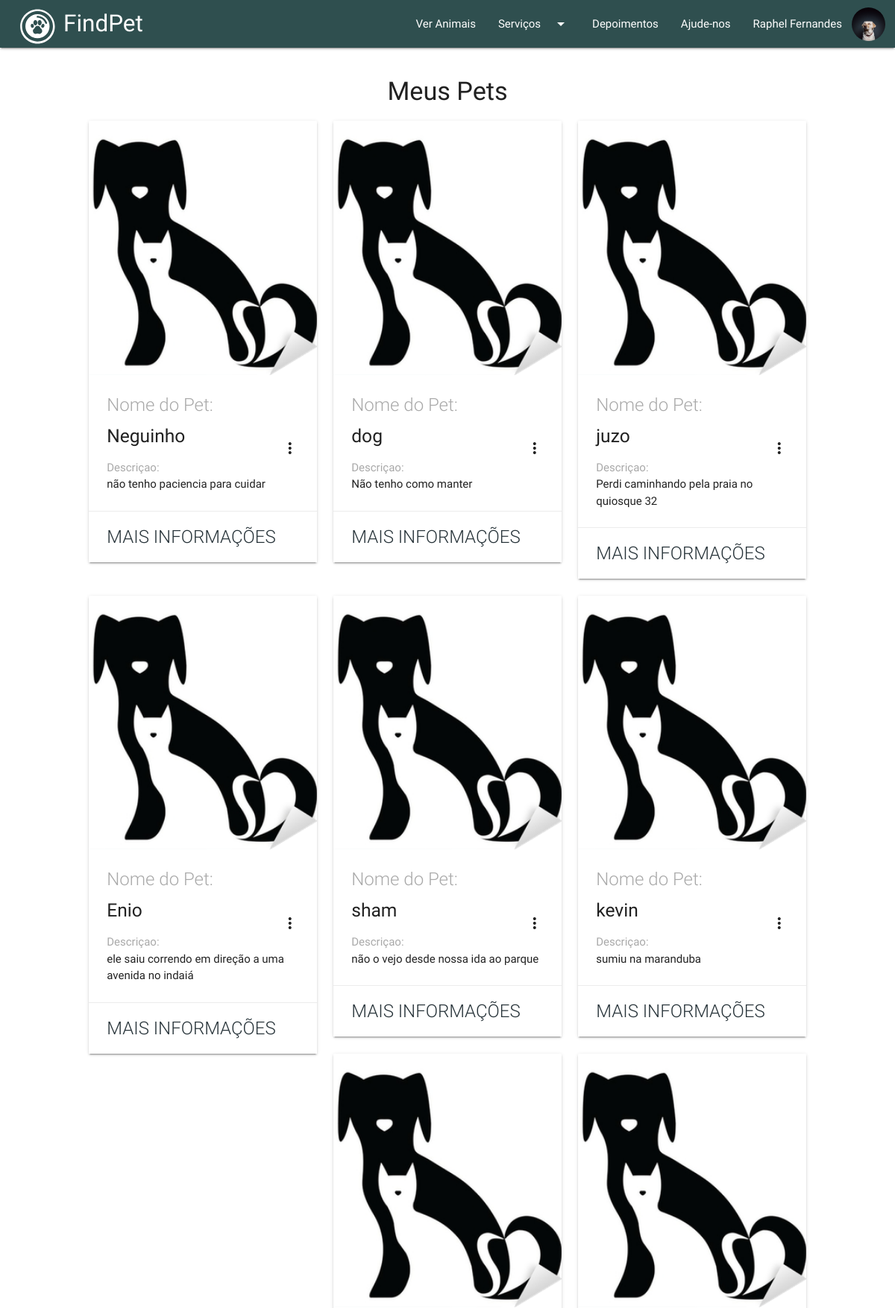
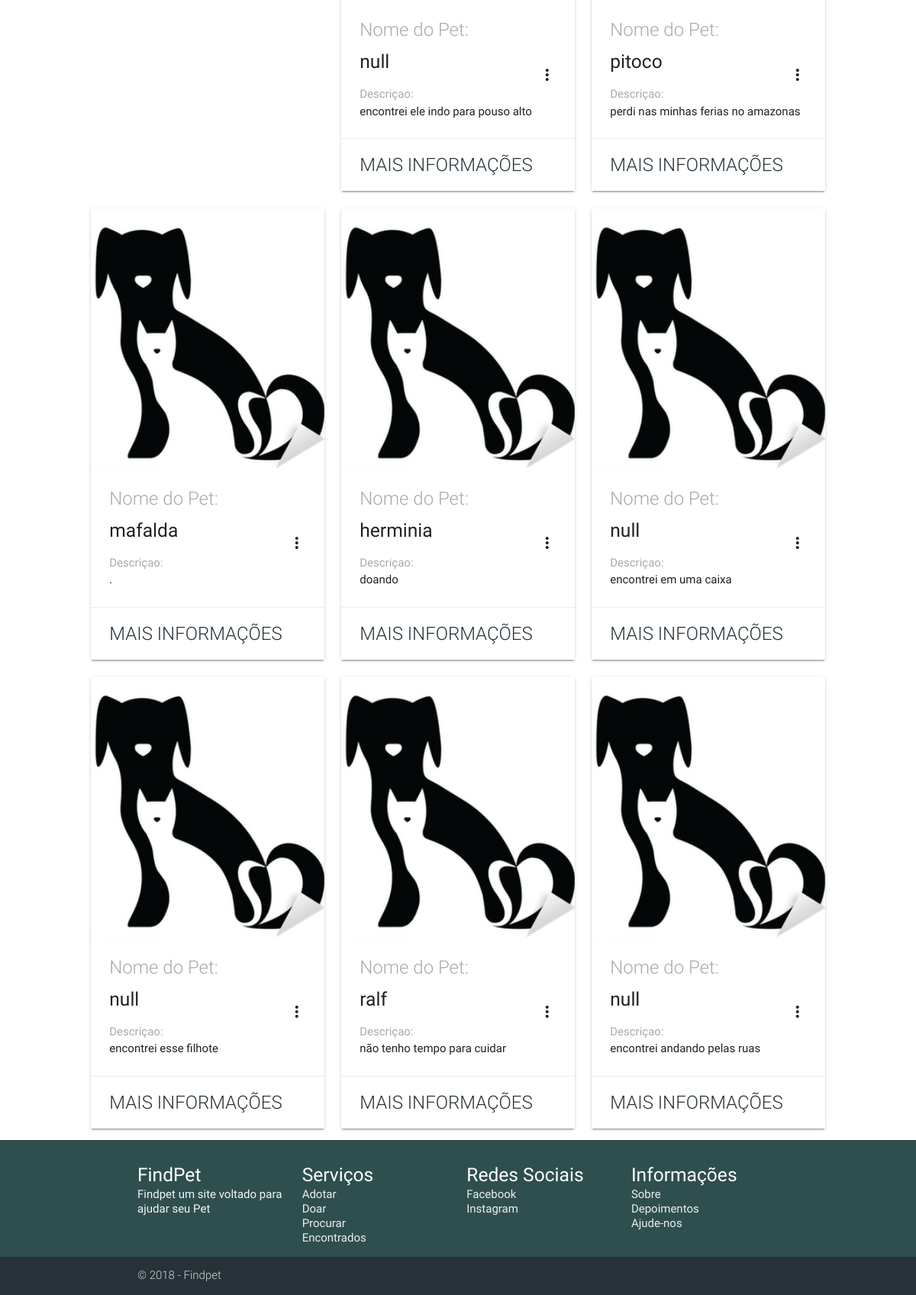
Page /meuspets.php (signed in) on the committed database (2 pictures, top to bottom).
### tables this page shows
CREATE TABLE `animal` (
  `idanimal` int(10) UNSIGNED NOT NULL,
  `especie` varchar(8) NOT NULL,
  `raca` varchar(50) NOT NULL,
  `porte` varchar(8) NOT NULL,
  `cor` varchar(45) NOT NULL,
 `img` varchar(30) DEFAULT 'animalProfile.png',
  `tipo` varchar(12) NOT NULL,
  `descricao` text NOT NULL,
  `nome` varchar(45) NOT NULL,
  `castrado` int(1) DEFAULT NULL,
  `idusuario` int(10) NOT NULL,
  `vacinado` int(1) DEFAULT NULL,
  `nascimento` DATE DEFAULT NULL
);

### meuspets.php (the view, shortened to what this page needs)
<?php
    require 'navbar.php';
?>
<br/>
<center><h4> Meus Pets </h4></center>
<div id="petsAdotar" class="row">
    <?php
      require "ajax/conexao.php";
      $stmt = $conn->query("SELECT animal.idanimal, animal.idusuario, animal.cor, animal.img, animal.tipo, animal.porte, animal.especie, animal.raca, animal.sexo, animal.descricao, animal.tipo, animal.nome FROM animal INNER JOIN usuario ON animal.idusuario = usuario.idusuario WHERE animal.idusuario = ".$_SESSION['id'].";");
      $result = $stmt->fetchAll();
          $i = 1;
          if($result){
              foreach($result as $row){ ?>
                <div class=" row cardpet<?php echo $i; ?> col s12 m6 l4 xl4 xxl2 "><?php $i++; ?>
                    <div class="col-sm-6">
                        <div class="card sticky-action" style="overflow: visible;">
                          <div class="card-image waves-effect waves-block waves-light">
                            <img class="activator" src="img/<?php echo $row['img'];?>">
                          </div>
                          <div class="card-content">
                            <span class="card-title activator grey-text text-darken-4"><h10 id="pet">Nome do Pet:</h10><h5><?php if($row['nome'] == ''){ echo "Sem nome";} else if($row['nome'] == 'naoidentificado'){echo "Não identificado";} else{ echo $row['nome'];} ?></h5><i class="material-icons right">more_vert</i></span>
                              <br/>
                              <h10 id="pet">Descriçao:</h10>
                              <br/>
                              <p><?php echo $row['descricao']; ?></p>
                          </div>
                          <div class="card-action card-title activator ">
                            <a class="card-title activator">Mais Informações</a>
                          </div>
                    </div>
                </div>
            </div>
            <?php
              }
          }?>
        </div>
<?php
    require 'footer.php';
?>
    </body>
</html>

### css/style.css (style rules this page uses)
h5 { margin: 0.82rem 0 -0.844rem 0; }
html, body { height: 100%; width: 100%; }
#pet { color: darkgray; }
.card .card-action a:not(.btn):not(.btn-large):not(.btn-large):not(.btn-floating) { color: #263238; }
#petsAdotar { max-width: 82%; }
html, body { height: 100%; }

### rows in the picture
animal: img (picture), nome "Neguinho", descricao "não tenho paciencia para cuidar"
animal: img (picture), nome "dog", descricao "Não tenho como manter"
animal: img (picture), nome "juzo", descricao "Perdi caminhando pela praia no quiosque 32"
animal: img (picture), nome "Enio", descricao "ele saiu correndo em direção a uma avenida no indaiá"
animal: img (picture), nome "sham", descricao "não o vejo desde nossa ida ao parque"
animal: img (picture), nome "kevin", descricao "sumiu na maranduba"
animal: img (picture), nome "null", descricao "encontrei ele indo para pouso alto"
animal: img (picture), nome "pitoco", descricao "perdi nas minhas ferias no amazonas"
animal: img (picture), nome "mafalda", descricao "."
animal: img (picture), nome "herminia", descricao "doando"
animal: img (picture), nome "null", descricao "encontrei em uma caixa"
animal: img (picture), nome "null", descricao "encontrei esse filhote"
animal: img (picture), nome "ralf", descricao "não tenho tempo para cuidar"
animal: img (picture), nome "null", descricao "encontrei andando pelas ruas"
